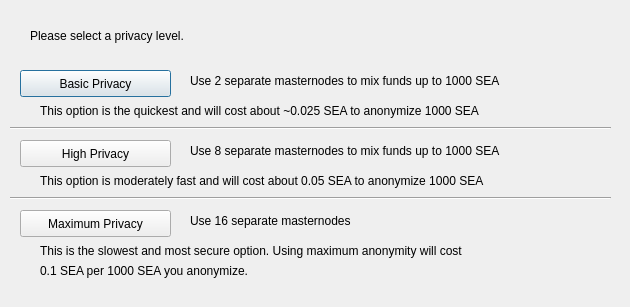
<?xml version="1.0" encoding="UTF-8"?>
<ui version="4.0">
 <class>DarksendConfig</class>
 <widget class="QDialog" name="DarksendConfig">
  <property name="geometry">
   <rect>
    <x>0</x>
    <y>0</y>
    <width>630</width>
    <height>307</height>
   </rect>
  </property>
  <property name="windowTitle">
   <string>Configure Darksend</string>
  </property>
  <widget class="QPushButton" name="buttonBasic">
   <property name="geometry">
    <rect>
     <x>20</x>
     <y>70</y>
     <width>151</width>
     <height>27</height>
    </rect>
   </property>
   <property name="text">
    <string>Basic Privacy</string>
   </property>
  </widget>
  <widget class="QPushButton" name="buttonHigh">
   <property name="geometry">
    <rect>
     <x>20</x>
     <y>140</y>
     <width>151</width>
     <height>27</height>
    </rect>
   </property>
   <property name="text">
    <string>High Privacy</string>
   </property>
  </widget>
  <widget class="QPushButton" name="buttonMax">
   <property name="geometry">
    <rect>
     <x>20</x>
     <y>210</y>
     <width>151</width>
     <height>27</height>
    </rect>
   </property>
   <property name="text">
    <string>Maximum Privacy</string>
   </property>
  </widget>
  <widget class="QLabel" name="label">
   <property name="geometry">
    <rect>
     <x>30</x>
     <y>20</y>
     <width>571</width>
     <height>31</height>
    </rect>
   </property>
   <property name="text">
    <string>Please select a privacy level.</string>
   </property>
  </widget>
  <widget class="QLabel" name="label_2">
   <property name="geometry">
    <rect>
     <x>190</x>
     <y>70</y>
     <width>421</width>
     <height>21</height>
    </rect>
   </property>
   <property name="text">
    <string>Use 2 separate masternodes to mix funds up to 1000 SEA</string>
   </property>
  </widget>
  <widget class="QLabel" name="label_3">
   <property name="geometry">
    <rect>
     <x>190</x>
     <y>140</y>
     <width>411</width>
     <height>21</height>
    </rect>
   </property>
   <property name="text">
    <string>Use 8 separate masternodes to mix funds up to 1000 SEA</string>
   </property>
  </widget>
  <widget class="QLabel" name="label_4">
   <property name="geometry">
    <rect>
     <x>190</x>
     <y>210</y>
     <width>421</width>
     <height>21</height>
    </rect>
   </property>
   <property name="text">
    <string>Use 16 separate masternodes</string>
   </property>
  </widget>
  <widget class="QLabel" name="label_6">
   <property name="geometry">
    <rect>
     <x>40</x>
     <y>100</y>
     <width>561</width>
     <height>21</height>
    </rect>
   </property>
   <property name="text">
    <string>This option is the quickest and will cost about ~0.025 SEA to anonymize 1000 SEA</string>
   </property>
  </widget>
  <widget class="QLabel" name="label_7">
   <property name="geometry">
    <rect>
     <x>40</x>
     <y>170</y>
     <width>561</width>
     <height>21</height>
    </rect>
   </property>
   <property name="text">
    <string>This option is moderately fast and will cost about 0.05 SEA to anonymize 1000 SEA</string>
   </property>
  </widget>
  <widget class="QLabel" name="label_8">
   <property name="geometry">
    <rect>
     <x>40</x>
     <y>240</y>
     <width>561</width>
     <height>21</height>
    </rect>
   </property>
   <property name="text">
    <string>This is the slowest and most secure option. Using maximum anonymity will cost</string>
   </property>
  </widget>
  <widget class="QLabel" name="label_9">
   <property name="geometry">
    <rect>
     <x>40</x>
     <y>260</y>
     <width>561</width>
     <height>21</height>
    </rect>
   </property>
   <property name="text">
    <string>0.1 SEA per 1000 SEA you anonymize.</string>
   </property>
  </widget>
  <widget class="Line" name="line">
   <property name="geometry">
    <rect>
     <x>10</x>
     <y>120</y>
     <width>601</width>
     <height>16</height>
    </rect>
   </property>
   <property name="orientation">
    <enum>Qt::Horizontal</enum>
   </property>
  </widget>
  <widget class="Line" name="line_2">
   <property name="geometry">
    <rect>
     <x>10</x>
     <y>190</y>
     <width>601</width>
     <height>16</height>
    </rect>
   </property>
   <property name="orientation">
    <enum>Qt::Horizontal</enum>
   </property>
  </widget>
 </widget>
 <resources/>
 <connections/>
</ui>
